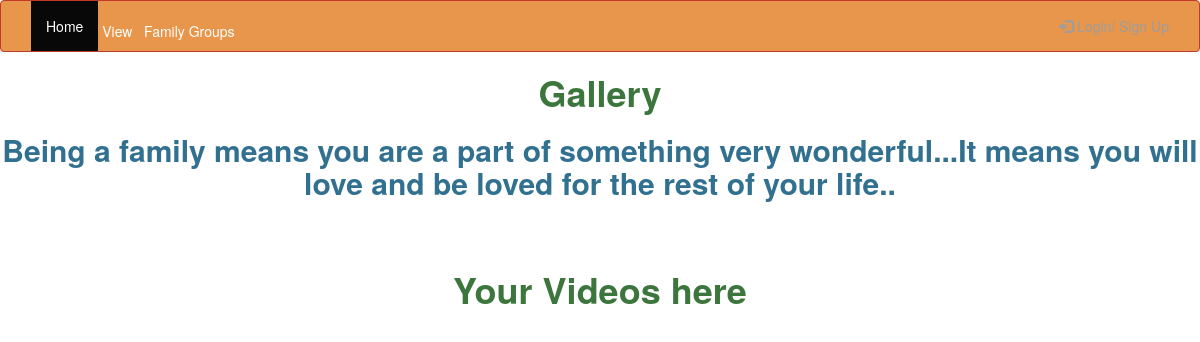
Before: /familycanvas/viewgallery (signed in) with the older database file.
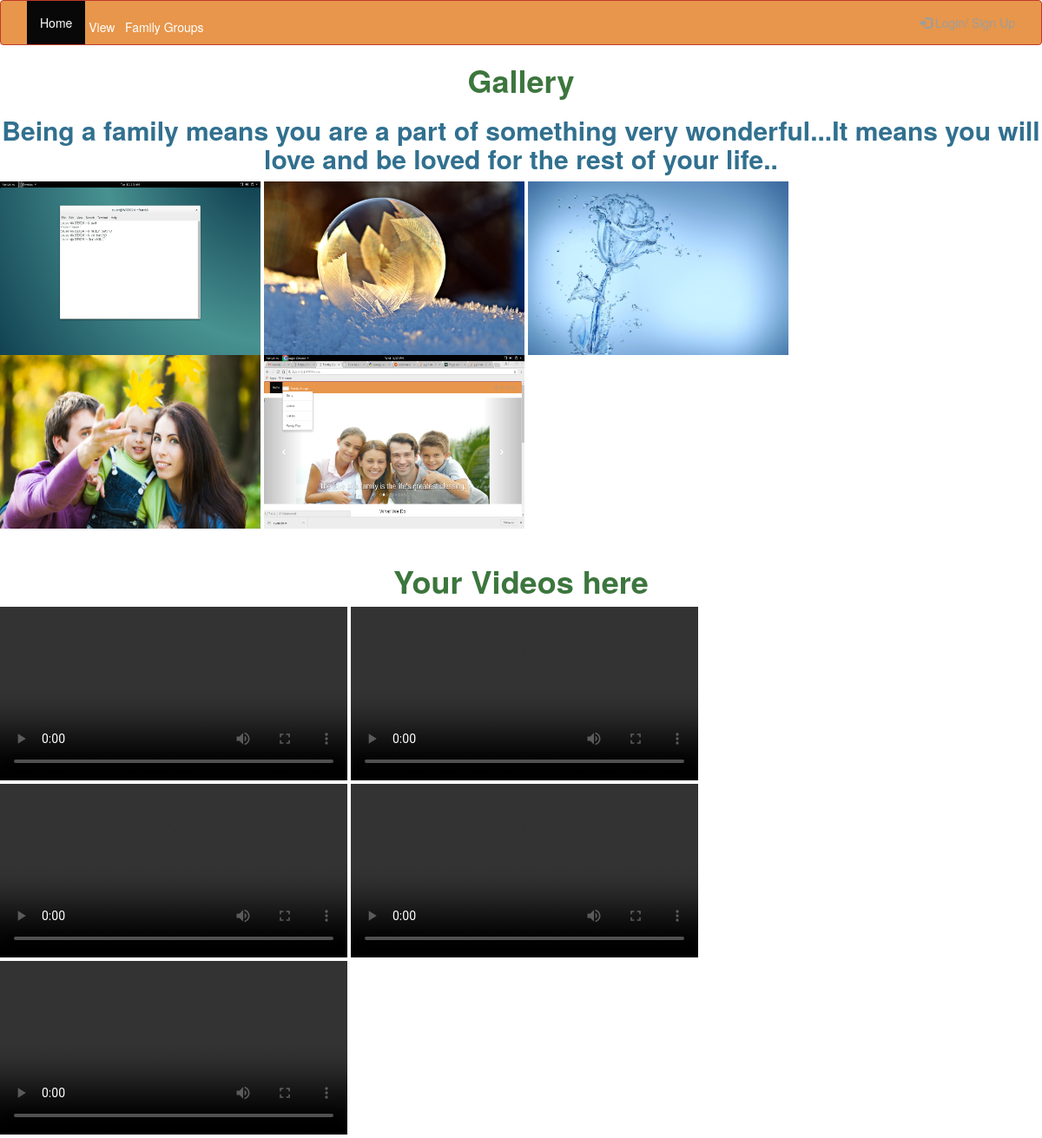
After: the same page with the newer database file.
### familycanvas/models.py (models this page shows, shortened)
class gallery(models.Model):
    gid = models.ForeignKey(Group,default = 1)
    pic = models.FileField(upload_to = 'media/',default = 1)
    video = models.FileField(upload_to = 'media/',default = 1)

### familycanvas/views.py (the view)
@login_required
def view_galleryV(request):
    li = [ ];
    m = gallery.objects.all()
    return render(request, 'familycanvas/viewgallery.html', {'li': m})

### familycanvas/templates/familycanvas/viewgallery.html (shortened to what this page needs)
<!DOCTYPE html>
<html lang="en">
<head>
  <link rel="stylesheet" href="https://maxcdn.bootstrapcdn.com/bootstrap/3.3.7/css/bootstrap.min.css">
</head>
<body>
<nav class="navbar navbar-inverse">
  <div class="container-fluid">
    <div class="navbar-header">
      {% load static %}
      <a class="navbar-brand" href="#">
     </a>
    </div>
    <div class="collapse navbar-collapse" id="myNavbar">
      <ul class="nav navbar-nav">
        <li class="active"><a href="http://127.0.0.1:8000/familycanvas/home">Home</a></li>
        <li>
               <div class="dropdown">
                    <a href="#" data-toggle="dropdown" class="dropdown-toggle" ><br><font color = "white">&nbsp;View </font></a>
            </div>
        </li>
        <li><div class="dropdown" >
                    <a href="#" data-toggle="dropdown" class="dropdown-toggle"><br><font color = "white">&nbsp;&nbsp;&nbsp;Family Groups </font></a>
                </div>
         </li>
      </ul>
      <ul class="nav navbar-nav navbar-right">
        <li><a href="http://127.0.0.1:8000/familycanvas/login/"><span class="glyphicon glyphicon-log-in"></span> Login/ Sign Up</a></li>
      </ul>
    </div>
  </div>
</nav>
    <body>
    <h1 align = "center " class="text-success"><strong>Gallery</strong> </h1>
    <h2  align = "center " class="text-info"><strong> Being a family means you are a part of something very wonderful...It means you will love and be loved for the rest of your life..</strong></h2>
    {% load static %}
      {% for file in li %}
        <img  width = 300 height = 200 src = "{% get_media_prefix %}{{file.pic}}">
      {% endfor %}
      <br><br>
      <h1 align = "center " class="text-success"><strong>Your Videos here</strong> </h1>
    {% for file in li %}
        <video width="400" controls>
          <source src="{% get_media_prefix %}{{file.video}}" type="video/mp4">
      </video>
           {% endfor %}
</body>
</html>

Changed rows visible on the page:
added gallery: pic (picture)
added gallery: pic (picture)
added gallery: pic (picture)
added gallery: pic (picture)
added gallery: pic (picture)
